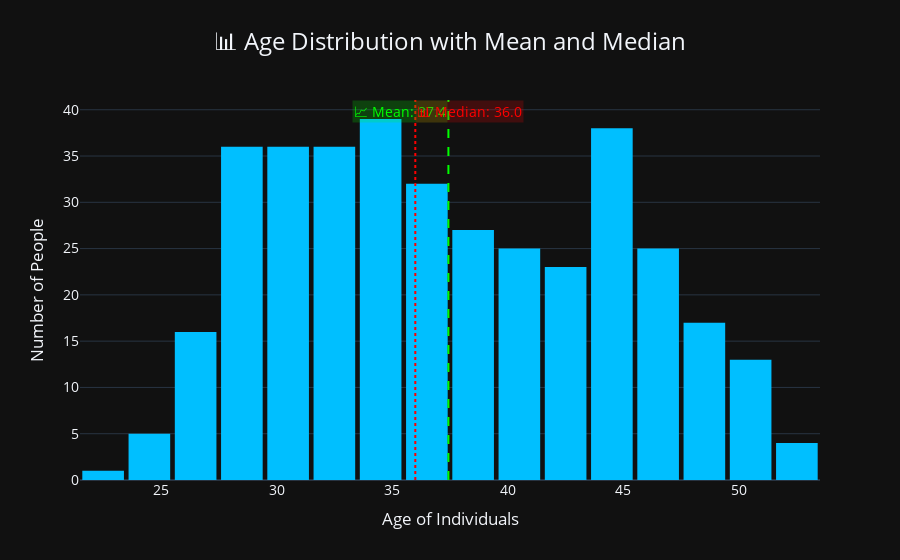

The cell this chart's notebook holds for it:
### Code cell
# Compute statistics
mean_age = data['Age'].mean()
median_age = data['Age'].median()

# Create histogram
fig = px.histogram(
    data_frame=data,
    x="Age",
    nbins=20,
    title="📊 Age Distribution with Mean and Median",
    template="plotly_dark",
    labels={"Age": "Age of Individuals"},
    color_discrete_sequence=["#00BFFF"]  # Light Blue
)

# Add mean line (Green)
fig.add_vline(
    x=mean_age,
    line_dash="dash",
    line_color="lime",
    line_width=2,
    annotation_text=f"📈 Mean: {mean_age:.1f}",
    annotation_position="top left",
    annotation_font_color="lime",
    annotation_bgcolor="rgba(0,255,0,0.2)"
)

# Add median line (Red)
fig.add_vline(
    x=median_age,
    line_dash="dot",
    line_color="red",
    line_width=2,
    annotation_text=f"📊 Median: {median_age:.1f}",
    annotation_position="top right",
    annotation_font_color="red",
    annotation_bgcolor="rgba(255,0,0,0.2)"
)

# Update layout for better readability
fig.update_layout(
    xaxis_title="Age of Individuals",
    yaxis_title="Number of People",
    title_font=dict(size=24),
    font=dict(size=14),
    bargap=0.1,
    title_x=0.5,
    legend=dict(orientation="h", y=-0.2)
)

fig.show()

### Figure 1 — Plotly figure (JSON) as saved in the notebook; plotly's stock layout.template omitted (floating-point values rounded to 4 significant figures; data arrays with more than 128 entries replaced by an {"elided": "..."} marker saying what was removed)
{"data": [{"bingroup": "x", "hovertemplate": "Age of Individuals=%{x}<br>count=%{y}<extra></extra>", "legendgroup": "", "marker": {"color": "#00BFFF", "pattern": {"shape": ""}}, "name": "", "nbinsx": 20, "orientation": "v", "showlegend": false, "type": "histogram", "x": {"elided": "375 float values"}, "xaxis": "x", "yaxis": "y"}], "layout": {"annotations": [{"bgcolor": "rgba(0,255,0,0.2)", "font": {"color": "lime"}, "showarrow": false, "text": "📈 Mean: 37.4", "x": 37.43, "xanchor": "right", "xref": "x", "y": 1, "yanchor": "top", "yref": "y domain"}, {"bgcolor": "rgba(255,0,0,0.2)", "font": {"color": "red"}, "showarrow": false, "text": "📊 Median: 36.0", "x": 36, "xanchor": "left", "xref": "x", "y": 1, "yanchor": "top", "yref": "y domain"}], "bargap": 0.1, "barmode": "relative", "font": {"size": 14}, "legend": {"orientation": "h", "tracegroupgap": 0, "y": -0.2}, "shapes": [{"line": {"color": "lime", "dash": "dash", "width": 2}, "type": "line", "x0": 37.43, "x1": 37.43, "xref": "x", "y0": 0, "y1": 1, "yref": "y domain"}, {"line": {"color": "red", "dash": "dot", "width": 2}, "type": "line", "x0": 36, "x1": 36, "xref": "x", "y0": 0, "y1": 1, "yref": "y domain"}], "title": {"font": {"size": 24}, "text": "📊 Age Distribution with Mean and Median", "x": 0.5}, "xaxis": {"anchor": "y", "domain": [0, 1], "title": {"text": "Age of Individuals"}}, "yaxis": {"anchor": "x", "domain": [0, 1], "title": {"text": "Number of People"}}}}
